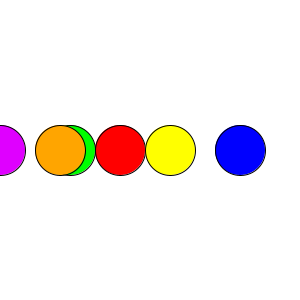
Frame 1 (no input)
Frame 60 (the mouse pressed at the canvas centre just before this capture): identical to frame 1, image omitted
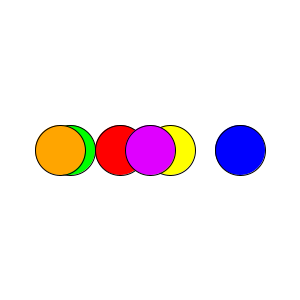
Frame 120 (the mouse held since frame 60 and released just before this capture)

The Processing sketch that drew these frames (run headless with seeded random() and noise(); from frame 60 on, the mouse is pressed at the canvas centre):

// Processing sketch: processing_18502
// ── processing_18502.pde

void setup() {
  size (300,300);
}

void draw () {
  background (255);
  smooth ();

  int x=120;

  //red circle
  fill (255,0,0);
  ellipse (x,150,50,50);

  //yellow shape
  fill (255,255,0);
  ellipse (x+50,150,50,50);

  //blue shape
  fill (0,0,255);
  ellipse (x*2,150,50,50);

  //green shape
  fill (0,255,0);
  ellipse (x-50,150,50,50);

  //orange shape
  fill (255,165,0);
  ellipse (x/2,150,50,50);

  //purple shape
  fill (223,0,255);
  ellipse (mouseX, 150,50,50);
}
